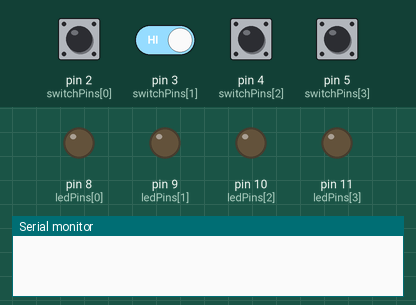
A sketch run on a simulated Arduino Uno, built with avr-gcc and run on an emulated ATmega328P. On the bench: output pins drawn as LEDs (lit = HIGH), the last lines printed to the serial monitor. The inputs (shaded band) are chosen by the test bench; at power-on: pin 2 (switchPins[0]), pin 3 (switchPins[1]), pin 4 (switchPins[2]), pin 5 (switchPins[3]) HIGH.

Above: at 1.2 s.
1.3 s: pin 2 (switchPins[0]) pulled LOW for 0.15 s
At 1.41 s:
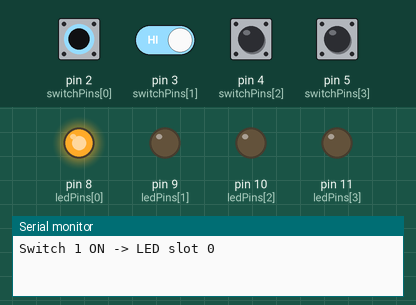
2.9 s: pin 2 (switchPins[0]) driven LOW and pin 3 (switchPins[1]) driven LOW
At 3.9 s:
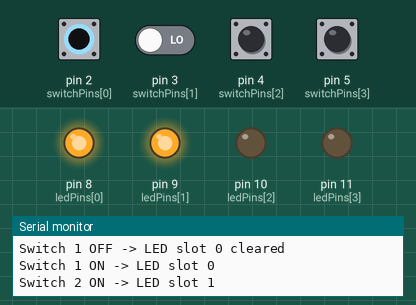
4.4 s: pin 3 (switchPins[1]) driven HIGH
At 5.1 s:
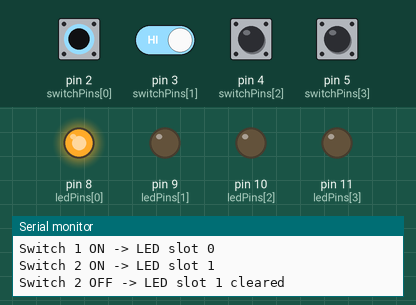
5.9 s: pin 3 (switchPins[1]) driven LOW
At 6.2 s:
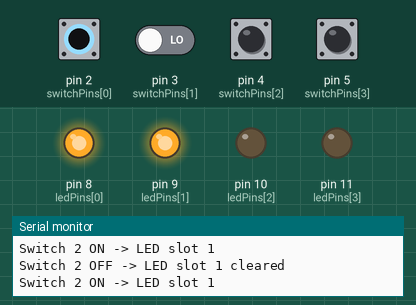
7.4 s: pin 4 (switchPins[2]) pulled LOW for 0.15 s
At 7.51 s:
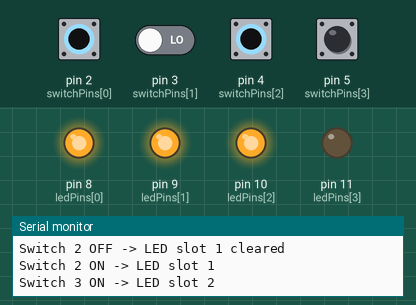
9.0 s: pin 2 (switchPins[0]) driven HIGH
At 9.8 s:
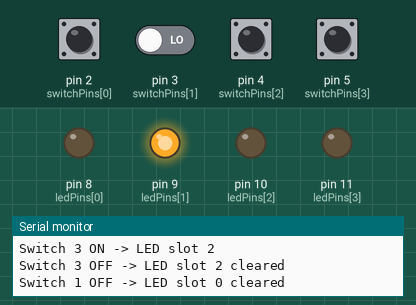
Timing chart, 0 to 11.5 s (numbered marks = the images above; inputs shaded):
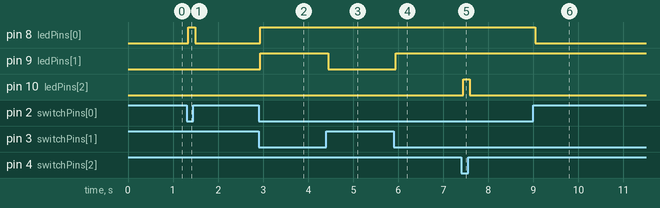

The sketch:

magic-box-interactive-controller.ino
```cpp
/*
=============================================
MAGIC BOX - Sequence Based Switch-LED Trick
=============================================

LOGIC:
- It does NOT matter which physical switch (1,2,3 or 4) is turned ON.
- Whichever switch is turned ON FIRST -> RED LED lights up
- Whichever switch is turned ON SECOND -> BLUE LED lights up
- Whichever switch is turned ON THIRD -> YELLOW LED lights up
- Whichever switch is turned ON FOURTH -> GREEN LED lights up
- When ALL switches are turned back OFF, the system auto-resets
for the next round (so you can shuffle the color caps again).

WIRING:
--------
Switches (toggle/slide type, SPST):
Switch 1 -> Pin 2 ---> other leg to GND
Switch 2 -> Pin 3 ---> other leg to GND
Switch 3 -> Pin 4 ---> other leg to GND
Switch 4 -> Pin 5 ---> other leg to GND
(We use INPUT_PULLUP, so NO external resistor needed on switches)

LEDs (with 220 ohm resistor in series to GND):
Red LED -> Pin 8
Blue LED -> Pin 9
Yellow LED -> Pin 10
Green LED -> Pin 11

NOTE: The color caps you place on the switches are just a physical
prop for the "magic" effect - they are NOT wired to the Arduino at all.
The Arduino only tracks the ORDER in which switches are flipped on.
*/

const int switchPins[4] = {2, 3, 4, 5};
const int ledPins[4] = {8, 9, 10, 11}; // Red, Blue, Yellow, Green - in activation order

bool prevState[4]; // last DEBOUNCED reading of each switch (HIGH = OFF, LOW = ON)
bool lastRaw[4]; // last RAW reading (used only for debounce timing)
unsigned long lastChangeTime[4]; // when the raw reading last changed, per switch
const unsigned long DEBOUNCE_MS = 40; // ignore switch flicker faster than this

bool ledOn[4]; // current state of each LED (true = lit)
int assignedLed[4]; // which LED slot each switch currently owns (-1 = none)

void setup() {
for (int i = 0; i < 4; i++) {
pinMode(switchPins[i], INPUT_PULLUP);
pinMode(ledPins[i], OUTPUT);
digitalWrite(ledPins[i], LOW);
prevState[i] = HIGH; // assume all switches start OFF
lastRaw[i] = HIGH;
lastChangeTime[i] = 0;
assignedLed[i] = -1;
}
for (int j = 0; j < 4; j++) {
ledOn[j] = false;
}
Serial.begin(9600);
}

void loop() {
for (int i = 0; i < 4; i++) {
bool raw = digitalRead(switchPins[i]); // LOW = ON, HIGH = OFF

// Debounce: only accept a new state once it's been stable for DEBOUNCE_MS
if (raw != lastRaw[i]) {
lastChangeTime[i] = millis();
lastRaw[i] = raw;
}

if ((millis() - lastChangeTime[i]) > DEBOUNCE_MS) {
bool currentState = raw;


// OFF -> ON: give this switch the lowest available (unlit) LED slot
if (prevState[i] == HIGH && currentState == LOW) {
int slot = lowestFreeSlot();
if (slot != -1) {
ledOn[slot] = true;
digitalWrite(ledPins[slot], HIGH);
assignedLed[i] = slot;
Serial.print("Switch "); Serial.print(i + 1);
Serial.print(" ON -> LED slot "); Serial.println(slot);
}
}

// ON -> OFF: turn off only the LED this switch owns
if (prevState[i] == LOW && currentState == HIGH) {
if (assignedLed[i] != -1) {
int slot = assignedLed[i];
ledOn[slot] = false;
digitalWrite(ledPins[slot], LOW);
assignedLed[i] = -1;
Serial.print("Switch "); Serial.print(i + 1);
Serial.print(" OFF -> LED slot "); Serial.print(slot);
Serial.println(" cleared");
}
}

prevState[i] = currentState;
}
}
}

// Returns the lowest-index LED that is currently OFF (Red=0 has priority, then Blue=1, etc.)
// Returns -1 if all 4 LEDs are already lit.
int lowestFreeSlot() {
for (int j = 0; j < 4; j++) {
if (!ledOn[j]) return j;
}
return -1;
}
```

Measured:
- after the input at 1.3 s, pin 8 (ledPins[0]): LOW → HIGH at once, → LOW 0.15 s later
- after the input at 2.9 s, pin 8 (ledPins[0]), pin 9 (ledPins[1]): LOW → HIGH at once
- after the input at 4.4 s, pin 9 (ledPins[1]): HIGH → LOW at once
- after the input at 5.9 s, pin 9 (ledPins[1]): LOW → HIGH at once
- after the input at 7.4 s, pin 10 (ledPins[2]): LOW → HIGH at once, → LOW 0.15 s later
- after the input at 9.0 s, pin 8 (ledPins[0]): HIGH → LOW at once
